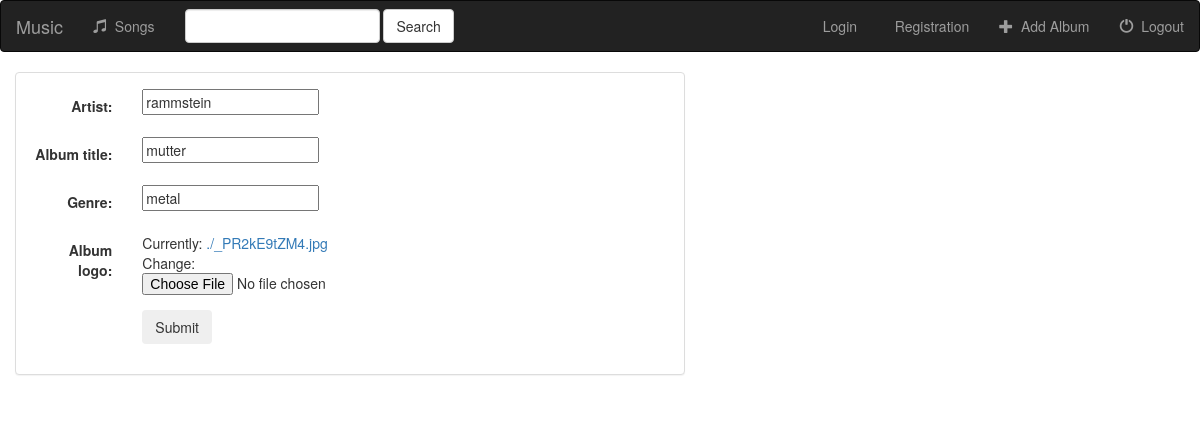
Page /music/album/1/ on the committed database.
### music/models.py (models this page shows, shortened)
class Album(models.Model):
    artist = models.CharField(max_length=250)
    album_title = models.CharField(max_length=500)
    genre = models.CharField(max_length=100)
    album_logo = models.FileField()

### music/views.py (the view)
# urls.py: url(r'album/(?P<pk>[0-9]+)/$', views.AlbumUpdate.as_view(), name='album-update'),
class AlbumUpdate(UpdateView):
    model = Album
    fields = ['artist', 'album_title', 'genre', 'album_logo']

### music/templates/music/album_form.html (shortened to what this page needs)
{% extends 'music/base.html' %}
{% block body %}
<div class="container-fluid">
    <div class="row">
         <div class="col-sm-12 col-md-7">
             <div class="panel panel-default">
                 <div class="panel-body">
                     <form class="form-horizontal" action="" method="post" enctype="multipart/form-data">
                         {% include 'music/form-template.html' %}
                         <div class="form-group">
                             <div class="col-sm-offset-2 col-sm-10">
                                 <button type="submit" class="btn btn success">Submit</button>
                             </div>
                         </div>
                     </form>
                 </div>
             </div>
         </div>
    </div>
</div>
{% endblock %}

### music/templates/music/form-template.html (shortened to what this page needs)
{% for field in form %}
    <div class="form-group">
        <div class="col-sm-offset-2 col-sm-10">
        </div>
            <label class="control-label col-sm-2">{{ field.label_tag }}</label>
            <div class="col-sm-10">{{ field }}</div>
    </div>
{% endfor %}

### rows in the picture
Album: form "rammstein" "mutter" "metal"

### other values in the picture
{{ field.label_tag }} "Artist:" "Album title:" "Genre:" "Album logo:"
